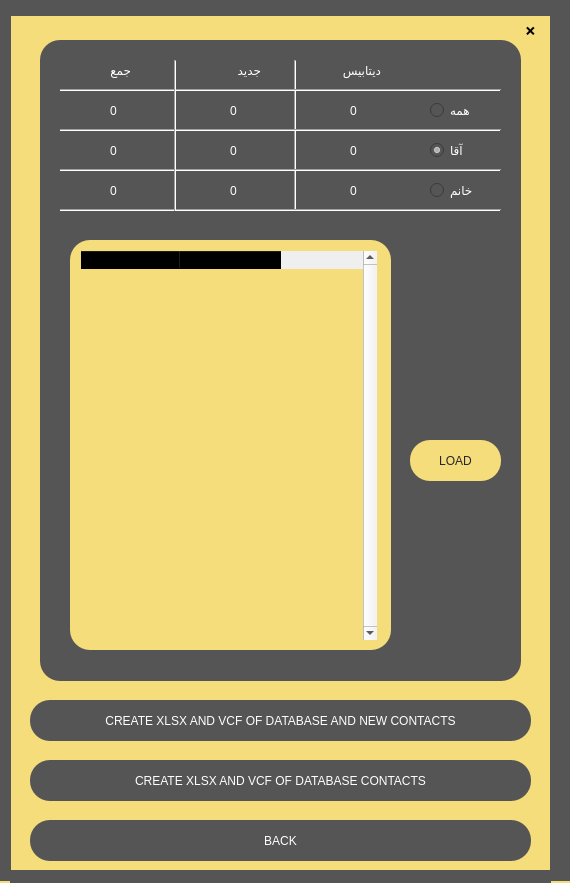
<?xml version="1.0" encoding="UTF-8"?>
<ui version="4.0">
 <class>MainWindow2</class>
 <widget class="QMainWindow" name="MainWindow2">
  <property name="geometry">
   <rect>
    <x>0</x>
    <y>0</y>
    <width>570</width>
    <height>883</height>
   </rect>
  </property>
  <property name="windowTitle">
   <string>MainWindow</string>
  </property>
  <property name="styleSheet">
   <string notr="true"/>
  </property>
  <widget class="QWidget" name="centralwidget">
   <property name="styleSheet">
    <string notr="true">QWidget#centralwidget{background-color: rgb(245, 221, 123)}</string>
   </property>
   <widget class="QLabel" name="BORDER_2">
    <property name="geometry">
     <rect>
      <x>550</x>
      <y>0</y>
      <width>21</width>
      <height>881</height>
     </rect>
    </property>
    <property name="styleSheet">
     <string notr="true">background-color: rgb(85, 85, 85);</string>
    </property>
    <property name="text">
     <string/>
    </property>
   </widget>
   <widget class="QLabel" name="BORDER_4">
    <property name="geometry">
     <rect>
      <x>-10</x>
      <y>0</y>
      <width>21</width>
      <height>881</height>
     </rect>
    </property>
    <property name="styleSheet">
     <string notr="true">background-color: rgb(85, 85, 85);</string>
    </property>
    <property name="text">
     <string/>
    </property>
   </widget>
   <widget class="QLabel" name="BORDER_3">
    <property name="geometry">
     <rect>
      <x>10</x>
      <y>870</y>
      <width>541</width>
      <height>16</height>
     </rect>
    </property>
    <property name="styleSheet">
     <string notr="true">background-color: rgb(85, 85, 85);</string>
    </property>
    <property name="text">
     <string/>
    </property>
   </widget>
   <widget class="QLabel" name="BORDER_1">
    <property name="geometry">
     <rect>
      <x>10</x>
      <y>0</y>
      <width>541</width>
      <height>16</height>
     </rect>
    </property>
    <property name="styleSheet">
     <string notr="true">background-color: rgb(85, 85, 85);</string>
    </property>
    <property name="text">
     <string/>
    </property>
   </widget>
   <widget class="QPushButton" name="B_BACK">
    <property name="geometry">
     <rect>
      <x>30</x>
      <y>820</y>
      <width>501</width>
      <height>41</height>
     </rect>
    </property>
    <property name="styleSheet">
     <string notr="true">border-radius: 20px;
color:rgb(255, 255, 255);
font: 75 10pt &quot;MS Shell Dlg 2&quot;;
background-color: rgb(85, 85, 85);</string>
    </property>
    <property name="text">
     <string>BACK</string>
    </property>
   </widget>
   <widget class="QLabel" name="L_BACKGROUND_DATABASE">
    <property name="geometry">
     <rect>
      <x>40</x>
      <y>40</y>
      <width>481</width>
      <height>641</height>
     </rect>
    </property>
    <property name="layoutDirection">
     <enum>Qt::LeftToRight</enum>
    </property>
    <property name="styleSheet">
     <string notr="true">border-radius: 20px;
background-color: rgb(85, 85, 85);</string>
    </property>
    <property name="text">
     <string/>
    </property>
   </widget>
   <widget class="Line" name="LINE_1">
    <property name="geometry">
     <rect>
      <x>270</x>
      <y>60</y>
      <width>51</width>
      <height>151</height>
     </rect>
    </property>
    <property name="orientation">
     <enum>Qt::Vertical</enum>
    </property>
   </widget>
   <widget class="QLabel" name="L_DATABASE">
    <property name="geometry">
     <rect>
      <x>320</x>
      <y>60</y>
      <width>61</width>
      <height>20</height>
     </rect>
    </property>
    <property name="styleSheet">
     <string notr="true">border-radius: 20px;
background-color:qlineargradient(spread:pad, x1:0, y1:0, x2:1, y2:1, stop:1 rgba(113, 205, 219, 255));
border-radius: 20px;
background-color: rgb(85, 85, 85);
color:rgb(255, 255, 255);
font: 75 11pt &quot;MS Shell Dlg 2&quot;;</string>
    </property>
    <property name="text">
     <string>دیتابیس</string>
    </property>
   </widget>
   <widget class="QLabel" name="L_NEW">
    <property name="geometry">
     <rect>
      <x>200</x>
      <y>60</y>
      <width>61</width>
      <height>20</height>
     </rect>
    </property>
    <property name="styleSheet">
     <string notr="true">border-radius: 20px;
background-color:qlineargradient(spread:pad, x1:0, y1:0, x2:1, y2:1, stop:1 rgba(113, 205, 219, 255));
border-radius: 20px;
background-color: rgb(85, 85, 85);
color:rgb(255, 255, 255);
font: 75 11pt &quot;MS Shell Dlg 2&quot;;</string>
    </property>
    <property name="text">
     <string>جدید</string>
    </property>
   </widget>
   <widget class="QLabel" name="L_DATABASE_ALL_COUNT">
    <property name="geometry">
     <rect>
      <x>350</x>
      <y>100</y>
      <width>41</width>
      <height>21</height>
     </rect>
    </property>
    <property name="styleSheet">
     <string notr="true">border-radius: 20px;
background-color:qlineargradient(spread:pad, x1:0, y1:0, x2:1, y2:1, stop:1 rgba(113, 205, 219, 255));
border-radius: 20px;
background-color: rgb(85, 85, 85);
color:rgb(255, 255, 255);
font: 75 11pt &quot;MS Shell Dlg 2&quot;;</string>
    </property>
    <property name="text">
     <string>0</string>
    </property>
   </widget>
   <widget class="QLabel" name="L_DATABASE_MEN_COUNT">
    <property name="geometry">
     <rect>
      <x>350</x>
      <y>140</y>
      <width>41</width>
      <height>21</height>
     </rect>
    </property>
    <property name="styleSheet">
     <string notr="true">border-radius: 20px;
background-color:qlineargradient(spread:pad, x1:0, y1:0, x2:1, y2:1, stop:1 rgba(113, 205, 219, 255));
border-radius: 20px;
background-color: rgb(85, 85, 85);
color:rgb(255, 255, 255);
font: 75 11pt &quot;MS Shell Dlg 2&quot;;</string>
    </property>
    <property name="text">
     <string>0</string>
    </property>
   </widget>
   <widget class="QLabel" name="L_DATABASE_WOMEN_COUNT">
    <property name="geometry">
     <rect>
      <x>350</x>
      <y>180</y>
      <width>41</width>
      <height>21</height>
     </rect>
    </property>
    <property name="styleSheet">
     <string notr="true">border-radius: 20px;
background-color:qlineargradient(spread:pad, x1:0, y1:0, x2:1, y2:1, stop:1 rgba(113, 205, 219, 255));
border-radius: 20px;
background-color: rgb(85, 85, 85);
color:rgb(255, 255, 255);
font: 75 11pt &quot;MS Shell Dlg 2&quot;;</string>
    </property>
    <property name="text">
     <string>0</string>
    </property>
   </widget>
   <widget class="QLabel" name="L_NEW_ALL_COUNT">
    <property name="geometry">
     <rect>
      <x>230</x>
      <y>100</y>
      <width>41</width>
      <height>21</height>
     </rect>
    </property>
    <property name="styleSheet">
     <string notr="true">border-radius: 20px;
background-color:qlineargradient(spread:pad, x1:0, y1:0, x2:1, y2:1, stop:1 rgba(113, 205, 219, 255));
border-radius: 20px;
background-color: rgb(85, 85, 85);
color:rgb(255, 255, 255);
font: 75 11pt &quot;MS Shell Dlg 2&quot;;</string>
    </property>
    <property name="text">
     <string>0</string>
    </property>
   </widget>
   <widget class="QLabel" name="L_NEW_MEN_COUNT">
    <property name="geometry">
     <rect>
      <x>230</x>
      <y>140</y>
      <width>41</width>
      <height>21</height>
     </rect>
    </property>
    <property name="styleSheet">
     <string notr="true">border-radius: 20px;
background-color:qlineargradient(spread:pad, x1:0, y1:0, x2:1, y2:1, stop:1 rgba(113, 205, 219, 255));
border-radius: 20px;
background-color: rgb(85, 85, 85);
color:rgb(255, 255, 255);
font: 75 11pt &quot;MS Shell Dlg 2&quot;;</string>
    </property>
    <property name="text">
     <string>0</string>
    </property>
   </widget>
   <widget class="QLabel" name="L_NEW_WOMEN_COUNT">
    <property name="geometry">
     <rect>
      <x>230</x>
      <y>180</y>
      <width>41</width>
      <height>21</height>
     </rect>
    </property>
    <property name="styleSheet">
     <string notr="true">border-radius: 20px;
background-color:qlineargradient(spread:pad, x1:0, y1:0, x2:1, y2:1, stop:1 rgba(113, 205, 219, 255));
border-radius: 20px;
background-color: rgb(85, 85, 85);
color:rgb(255, 255, 255);
font: 75 11pt &quot;MS Shell Dlg 2&quot;;</string>
    </property>
    <property name="text">
     <string>0</string>
    </property>
   </widget>
   <widget class="QPushButton" name="B_LOAD">
    <property name="enabled">
     <bool>true</bool>
    </property>
    <property name="geometry">
     <rect>
      <x>410</x>
      <y>440</y>
      <width>91</width>
      <height>41</height>
     </rect>
    </property>
    <property name="styleSheet">
     <string notr="true">border-radius: 20px;
color:rgb(38, 38, 38);
font: 75 8pt &quot;MS Shell Dlg 2&quot;;
background-color: rgb(245, 221, 123)</string>
    </property>
    <property name="text">
     <string>LOAD</string>
    </property>
   </widget>
   <widget class="QPushButton" name="B_DATABASE_AND_NEW">
    <property name="enabled">
     <bool>true</bool>
    </property>
    <property name="geometry">
     <rect>
      <x>30</x>
      <y>700</y>
      <width>501</width>
      <height>41</height>
     </rect>
    </property>
    <property name="styleSheet">
     <string notr="true">border-radius: 20px;
color:rgb(255, 255, 255);
font: 75 10pt &quot;MS Shell Dlg 2&quot;;
background-color: rgb(85, 85, 85);</string>
    </property>
    <property name="text">
     <string>CREATE XLSX AND VCF OF DATABASE AND NEW CONTACTS</string>
    </property>
   </widget>
   <widget class="Line" name="line">
    <property name="geometry">
     <rect>
      <x>60</x>
      <y>120</y>
      <width>441</width>
      <height>20</height>
     </rect>
    </property>
    <property name="orientation">
     <enum>Qt::Horizontal</enum>
    </property>
   </widget>
   <widget class="Line" name="line_2">
    <property name="geometry">
     <rect>
      <x>60</x>
      <y>160</y>
      <width>441</width>
      <height>20</height>
     </rect>
    </property>
    <property name="orientation">
     <enum>Qt::Horizontal</enum>
    </property>
   </widget>
   <widget class="Line" name="line_3">
    <property name="geometry">
     <rect>
      <x>60</x>
      <y>80</y>
      <width>441</width>
      <height>20</height>
     </rect>
    </property>
    <property name="orientation">
     <enum>Qt::Horizontal</enum>
    </property>
   </widget>
   <widget class="Line" name="line_4">
    <property name="geometry">
     <rect>
      <x>60</x>
      <y>200</y>
      <width>441</width>
      <height>20</height>
     </rect>
    </property>
    <property name="orientation">
     <enum>Qt::Horizontal</enum>
    </property>
   </widget>
   <widget class="QRadioButton" name="RADIO_ALL">
    <property name="enabled">
     <bool>true</bool>
    </property>
    <property name="geometry">
     <rect>
      <x>430</x>
      <y>100</y>
      <width>71</width>
      <height>20</height>
     </rect>
    </property>
    <property name="styleSheet">
     <string notr="true">border-radius: 20px;
background-color:qlineargradient(spread:pad, x1:0, y1:0, x2:1, y2:1, stop:1 rgba(113, 205, 219, 255));
border-radius: 20px;
background-color: rgb(85, 85, 85);
color:rgb(255, 255, 255);
font: 75 10pt &quot;MS Shell Dlg 2&quot;;</string>
    </property>
    <property name="text">
     <string>همه</string>
    </property>
    <property name="checked">
     <bool>false</bool>
    </property>
   </widget>
   <widget class="QRadioButton" name="RADIO_MEN">
    <property name="geometry">
     <rect>
      <x>430</x>
      <y>140</y>
      <width>41</width>
      <height>20</height>
     </rect>
    </property>
    <property name="styleSheet">
     <string notr="true">border-radius: 20px;
background-color:qlineargradient(spread:pad, x1:0, y1:0, x2:1, y2:1, stop:1 rgba(113, 205, 219, 255));
border-radius: 20px;
background-color: rgb(85, 85, 85);
color:rgb(255, 255, 255);
font: 75 10pt &quot;MS Shell Dlg 2&quot;;</string>
    </property>
    <property name="text">
     <string>آقا</string>
    </property>
    <property name="checked">
     <bool>true</bool>
    </property>
   </widget>
   <widget class="QRadioButton" name="RADIO_WOMEN">
    <property name="geometry">
     <rect>
      <x>430</x>
      <y>180</y>
      <width>53</width>
      <height>20</height>
     </rect>
    </property>
    <property name="styleSheet">
     <string notr="true">border-radius: 20px;
background-color:qlineargradient(spread:pad, x1:0, y1:0, x2:1, y2:1, stop:1 rgba(113, 205, 219, 255));
border-radius: 20px;
background-color: rgb(85, 85, 85);
color:rgb(255, 255, 255);
font: 75 10pt &quot;MS Shell Dlg 2&quot;;</string>
    </property>
    <property name="text">
     <string>خانم</string>
    </property>
   </widget>
   <widget class="QPushButton" name="B_ONLY_DATABASE">
    <property name="enabled">
     <bool>true</bool>
    </property>
    <property name="geometry">
     <rect>
      <x>30</x>
      <y>760</y>
      <width>501</width>
      <height>41</height>
     </rect>
    </property>
    <property name="styleSheet">
     <string notr="true">border-radius: 20px;
color:rgb(255, 255, 255);
font: 75 10pt &quot;MS Shell Dlg 2&quot;;
background-color: rgb(85, 85, 85);</string>
    </property>
    <property name="text">
     <string>CREATE XLSX AND VCF OF DATABASE CONTACTS</string>
    </property>
   </widget>
   <widget class="QLabel" name="L_SUM_ALL_COUNT">
    <property name="geometry">
     <rect>
      <x>110</x>
      <y>100</y>
      <width>41</width>
      <height>21</height>
     </rect>
    </property>
    <property name="styleSheet">
     <string notr="true">border-radius: 20px;
background-color:qlineargradient(spread:pad, x1:0, y1:0, x2:1, y2:1, stop:1 rgba(113, 205, 219, 255));
border-radius: 20px;
background-color: rgb(85, 85, 85);
color:rgb(255, 255, 255);
font: 75 11pt &quot;MS Shell Dlg 2&quot;;</string>
    </property>
    <property name="text">
     <string>0</string>
    </property>
   </widget>
   <widget class="QLabel" name="L_SUM_MEN_COUNT">
    <property name="geometry">
     <rect>
      <x>110</x>
      <y>140</y>
      <width>41</width>
      <height>21</height>
     </rect>
    </property>
    <property name="styleSheet">
     <string notr="true">border-radius: 20px;
background-color:qlineargradient(spread:pad, x1:0, y1:0, x2:1, y2:1, stop:1 rgba(113, 205, 219, 255));
border-radius: 20px;
background-color: rgb(85, 85, 85);
color:rgb(255, 255, 255);
font: 75 11pt &quot;MS Shell Dlg 2&quot;;</string>
    </property>
    <property name="text">
     <string>0</string>
    </property>
   </widget>
   <widget class="QLabel" name="L_SUM_WOMEN_COUNT">
    <property name="geometry">
     <rect>
      <x>110</x>
      <y>180</y>
      <width>41</width>
      <height>21</height>
     </rect>
    </property>
    <property name="styleSheet">
     <string notr="true">border-radius: 20px;
background-color:qlineargradient(spread:pad, x1:0, y1:0, x2:1, y2:1, stop:1 rgba(113, 205, 219, 255));
border-radius: 20px;
background-color: rgb(85, 85, 85);
color:rgb(255, 255, 255);
font: 75 11pt &quot;MS Shell Dlg 2&quot;;</string>
    </property>
    <property name="text">
     <string>0</string>
    </property>
   </widget>
   <widget class="Line" name="LINE_2">
    <property name="geometry">
     <rect>
      <x>150</x>
      <y>60</y>
      <width>51</width>
      <height>151</height>
     </rect>
    </property>
    <property name="orientation">
     <enum>Qt::Vertical</enum>
    </property>
   </widget>
   <widget class="QLabel" name="L_SUM">
    <property name="geometry">
     <rect>
      <x>70</x>
      <y>60</y>
      <width>61</width>
      <height>20</height>
     </rect>
    </property>
    <property name="styleSheet">
     <string notr="true">border-radius: 20px;
background-color:qlineargradient(spread:pad, x1:0, y1:0, x2:1, y2:1, stop:1 rgba(113, 205, 219, 255));
border-radius: 20px;
background-color: rgb(85, 85, 85);
color:rgb(255, 255, 255);
font: 75 11pt &quot;MS Shell Dlg 2&quot;;</string>
    </property>
    <property name="text">
     <string>جمع</string>
    </property>
   </widget>
   <widget class="QPushButton" name="B_DARK_MODE">
    <property name="geometry">
     <rect>
      <x>660</x>
      <y>480</y>
      <width>51</width>
      <height>41</height>
     </rect>
    </property>
    <property name="styleSheet">
     <string notr="true">border-radius: 20px;
color:rgb(255, 255, 255);
font: 75 20pt &quot;MS Shell Dlg 2&quot;;
</string>
    </property>
    <property name="text">
     <string>🌚</string>
    </property>
   </widget>
   <widget class="QToolButton" name="B_CLOSE">
    <property name="geometry">
     <rect>
      <x>510</x>
      <y>10</y>
      <width>41</width>
      <height>41</height>
     </rect>
    </property>
    <property name="styleSheet">
     <string notr="true">border-radius: 20px;

font: 10pt &quot;MS Shell Dlg 2&quot;;</string>
    </property>
    <property name="text">
     <string>❌</string>
    </property>
   </widget>
   <widget class="QTableWidget" name="tableWidget">
    <property name="geometry">
     <rect>
      <x>80</x>
      <y>250</y>
      <width>298</width>
      <height>391</height>
     </rect>
    </property>
    <property name="styleSheet">
     <string notr="true">QTableWidget {background-color: transparent;}
QHeaderView::section {background-color: transparent;}
QTableWidget::item {background-color: transparent;}</string>
    </property>
    <property name="verticalScrollBarPolicy">
     <enum>Qt::ScrollBarAlwaysOn</enum>
    </property>
    <property name="horizontalScrollBarPolicy">
     <enum>Qt::ScrollBarAlwaysOff</enum>
    </property>
    <property name="selectionBehavior">
     <enum>QAbstractItemView::SelectRows</enum>
    </property>
    <property name="showGrid">
     <bool>true</bool>
    </property>
    <property name="gridStyle">
     <enum>Qt::DashDotDotLine</enum>
    </property>
    <attribute name="verticalHeaderVisible">
     <bool>true</bool>
    </attribute>
    <attribute name="verticalHeaderCascadingSectionResizes">
     <bool>false</bool>
    </attribute>
    <column>
     <property name="text">
      <string>NAME</string>
     </property>
    </column>
    <column>
     <property name="text">
      <string>NUMBER</string>
     </property>
    </column>
   </widget>
   <widget class="QLabel" name="L_BACKGROUND_DATABASE_2">
    <property name="geometry">
     <rect>
      <x>70</x>
      <y>240</y>
      <width>321</width>
      <height>410</height>
     </rect>
    </property>
    <property name="layoutDirection">
     <enum>Qt::LeftToRight</enum>
    </property>
    <property name="styleSheet">
     <string notr="true">border-radius: 20px;
background-color: rgb(245, 221, 123)</string>
    </property>
    <property name="text">
     <string/>
    </property>
   </widget>
   <zorder>BORDER_2</zorder>
   <zorder>BORDER_4</zorder>
   <zorder>BORDER_3</zorder>
   <zorder>BORDER_1</zorder>
   <zorder>B_BACK</zorder>
   <zorder>L_BACKGROUND_DATABASE</zorder>
   <zorder>LINE_1</zorder>
   <zorder>L_DATABASE</zorder>
   <zorder>L_NEW</zorder>
   <zorder>L_DATABASE_ALL_COUNT</zorder>
   <zorder>L_DATABASE_MEN_COUNT</zorder>
   <zorder>L_DATABASE_WOMEN_COUNT</zorder>
   <zorder>L_NEW_ALL_COUNT</zorder>
   <zorder>L_NEW_MEN_COUNT</zorder>
   <zorder>L_NEW_WOMEN_COUNT</zorder>
   <zorder>B_LOAD</zorder>
   <zorder>B_DATABASE_AND_NEW</zorder>
   <zorder>line</zorder>
   <zorder>line_2</zorder>
   <zorder>line_3</zorder>
   <zorder>line_4</zorder>
   <zorder>RADIO_ALL</zorder>
   <zorder>RADIO_MEN</zorder>
   <zorder>RADIO_WOMEN</zorder>
   <zorder>B_ONLY_DATABASE</zorder>
   <zorder>L_SUM_ALL_COUNT</zorder>
   <zorder>L_SUM_MEN_COUNT</zorder>
   <zorder>L_SUM_WOMEN_COUNT</zorder>
   <zorder>LINE_2</zorder>
   <zorder>L_SUM</zorder>
   <zorder>B_DARK_MODE</zorder>
   <zorder>B_CLOSE</zorder>
   <zorder>L_BACKGROUND_DATABASE_2</zorder>
   <zorder>tableWidget</zorder>
  </widget>
 </widget>
 <resources/>
 <connections/>
</ui>
